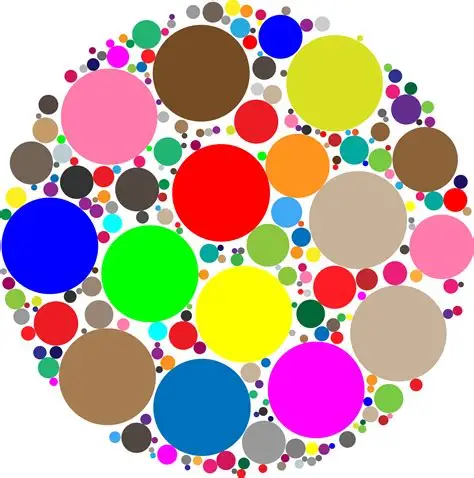
#> input picture Day2_Assignment_Sarrveshwar_T/test_images/test1.webp, 474 x 478 px
$ python circle_detector.py
#> lines starting #> are read from the running program, lines starting #| are printed output that depends on the picture; after the words box and inside, x2 and y2 are one past the last pixel; in counts of white or black regions, pixels touching at a corner belong together
#> the answer given: test_images/test1.webp
import cv2
import numpy as np
import matplotlib.pyplot as plt
import os

def preprocess_image(image_path):
    """
    Load and preprocess image for circle detection.

    Args:
        image_path: Path to input image

    Returns:
        tuple: (original_color, preprocessed_gray) or (None, None)
    """
    img = cv2.imread(image_path)
#> img is the input picture: shape (478, 474, 3); mean B, G, R 160.7, 169.1, 191.8
    if img is None:
        print(f"Error: Unable to load image from {image_path}")
        return None, None

    # Convert to grayscale
    gray = cv2.cvtColor(img, cv2.COLOR_BGR2GRAY)
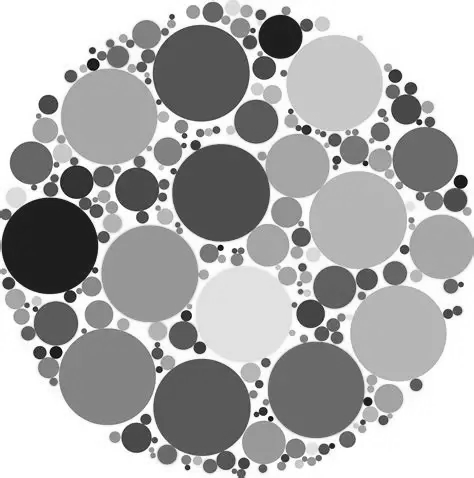
#> gray: shape (478, 474); min 1, max 255, mean 174.9

    # Apply GaussianBlur to reduce noise
    blurred = cv2.GaussianBlur(gray, (9, 9), 2)
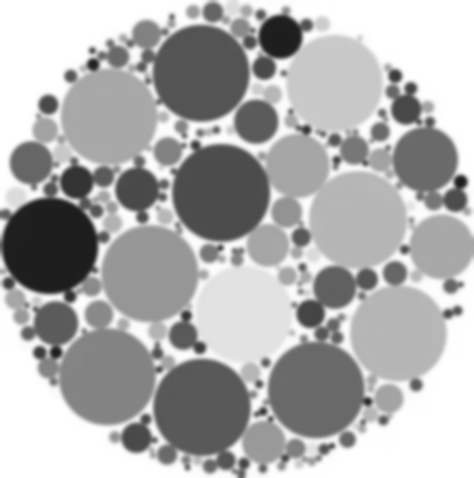
#> blurred: shape (478, 474); min 29, max 255, mean 174.9

    return img, blurred

def detect_circles(gray_image, dp=1, minDist=50, param1=80,
                   param2=40, minRadius=10, maxRadius=100):
    """
    Detect circles using Hough Circle Transform.

    Args:
        gray_image: Preprocessed grayscale image
        dp: Inverse accumulator resolution ratio
        minDist: Minimum distance between circle centers
        param1: Upper Canny threshold
        param2: Accumulator threshold
        minRadius: Minimum circle radius
        maxRadius: Maximum circle radius

    Returns:
        numpy array of circles (x, y, radius) or None
    """
#> called with dp = 1, minDist = 20, param1 = 50, param2 = 30, minRadius = 10, maxRadius = 100
    circles = cv2.HoughCircles(gray_image, cv2.HOUGH_GRADIENT, dp, minDist,
                               param1=param1, param2=param2,
                               minRadius=minRadius, maxRadius=maxRadius)
#> circles = 47 rows, first 8: [220.5, 192.5, 48.5], [315.5, 389.5, 48.5], [200.5, 72.5, 48.5], [149.5, 273.5, 48.7], [201.5, 407.5, 48.1], [397.5, 332.5, 48.3], [106.5, 376.5, 47.7], [49.5, 245.5, 47.4]
    return circles


def classify_circle_size(radius, min_r, max_r):
    """
    Bonus 4: Size Classification Logic
    Returns color key based on relative size.
    """
    if max_r == min_r:
        return 'medium'

    # Define thresholds at 33% and 66% of the range
    range_val = max_r - min_r
    t1 = min_r + range_val * 0.33
    t2 = min_r + range_val * 0.66

    if radius < t1:
        return 'small'
    elif radius < t2:
        return 'medium'
    else:
        return 'large'

# [50 lines left out: function visualize_circles, not called in this run]

def calculate_statistics(circles):
    """
    Calculate and display statistics about detected circles.

    Args:
        circles: Array of detected circles

    Returns:
        dict: Statistics dictionary
    """
    if circles is not None:
        circles = np.uint16(np.around(circles))

        # Calculate statistics
        num_circles = len(circles[0, :])
        radii = circles[0, :, 2]
        total_radius = np.sum(radii)
        mean_radius = total_radius / num_circles

        # Calculate size breakdown
        counts = {'small': 0, 'medium': 0, 'large': 0}
        if len(radii) > 0:
            min_r, max_r = np.min(radii), np.max(radii)

            for r in radii:
                size_cat = classify_circle_size(r, min_r, max_r)
                counts[size_cat] += 1

        # Create statistics dictionary
        stats = {
            'num_circles': num_circles,
            'total_radius': total_radius,
            'mean_radius': mean_radius,
            'counts': counts
        }

        return stats
    else:
        return None

def interactive_gui(original_image, gray_image):
    """
    Bonus 2: Interactive GUI
    """
    window_name = "Circle Detection GUI"
    cv2.namedWindow(window_name)

    # Callback for trackbars (does nothing, we just read values in loop)
    def nothing(x):
        pass

    # Create Trackbars
    # Param1: Canny edge threshold
    # Param2: Accumulator threshold
    cv2.createTrackbar("Param1", window_name, 50, 255, nothing)
    cv2.createTrackbar("Param2", window_name, 30, 100, nothing)
    cv2.createTrackbar("MinDist", window_name, 20, 100, nothing)

    print("\n--- Interactive Mode ---")
    print("Adjust sliders to tune parameters.")
    print("Press 'q' to exit and finalize.")
    print("Press 's' to save the current result image.")

    final_circles = None

    while True:
        # Get current positions of trackbars
        p1 = cv2.getTrackbarPos("Param1", window_name)
        p2 = cv2.getTrackbarPos("Param2", window_name)
        min_dist = cv2.getTrackbarPos("MinDist", window_name)

        # Ensure parameters are valid (avoid crash on 0)
        p1 = max(1, p1)
        p2 = max(1, p2)
        min_dist = max(1, min_dist)

        # Detect circles
        circles = detect_circles(gray_image, param1=p1, param2=p2, minDist=min_dist)
        final_circles = circles # Update final result
#> final_circles has the same summary as circles in detect_circles

        # Create a copy to draw on
        display_img = original_image.copy()

        if circles is not None:
            c = np.uint16(np.around(circles))
#> c = 47 rows, first 8: [220, 192, 48], [316, 390, 48], [200, 72, 48], [150, 274, 49], [202, 408, 48], [398, 332, 48], [106, 376, 48], [50, 246, 47]
            radii = c[0, :, 2]
#> radii = 47 values, max 87 at index 21, min 10 at index 41, mean 30.64
            min_r, max_r = (np.min(radii), np.max(radii)) if len(radii) > 0 else (0,0)
#> min_r = 10; max_r = 87

            colors = {'small': (0, 255, 0), 'medium': (255, 255, 0), 'large': (0, 0, 255)}

            for i in c[0, :]:
                center = (i[0], i[1])
                radius = i[2]
                size_cat = classify_circle_size(radius, min_r, max_r)
                color = colors.get(size_cat, (0, 255, 0))
                cv2.circle(display_img, center, radius, color, 2)
                cv2.circle(display_img, center, 2, (0, 0, 255), 3)
#> this loop made 47 passes
#> (center, radius, size_cat, color) on passes 1 to 12: ((220, 192), 48, 'medium', (255, 255, 0)), ((316, 390), 48, 'medium', (255, 255, 0)), ((200, 72), 48, 'medium', (255, 255, 0)), ((150, 274), 49, 'medium', (255, 255, 0)), ((202, 408), 48, 'medium', (255, 255, 0)), ((398, 332), 48, 'medium', (255, 255, 0)), ((106, 376), 48, 'medium', (255, 255, 0)), ((50, 246), 47, 'medium', (255, 255, 0)), ((334, 82), 48, 'medium', (255, 255, 0)), ((110, 116), 48, 'medium', (255, 255, 0)), ((424, 160), 33, 'small', (0, 255, 0)), ((358, 220), 49, 'medium', (255, 255, 0))
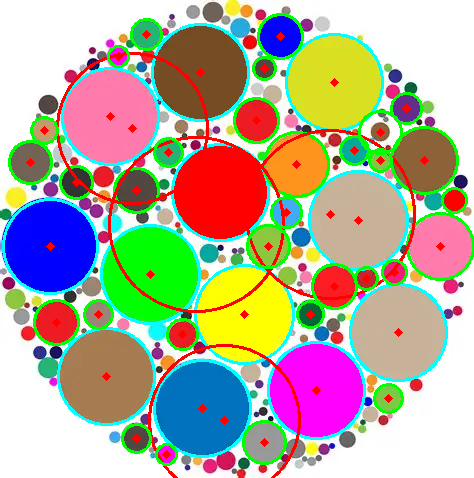
#> display_img: shape (478, 474, 3); 12.08% of pixels changed, all inside (x1, y1, x2, y2) = (2, 13, 474, 478)

            cv2.putText(display_img, f"Circles: {len(c[0])}", (10, 30),
                        cv2.FONT_HERSHEY_SIMPLEX, 0.7, (255, 255, 255), 2)
#> display_img: shape (478, 474, 3); 0.01% of pixels changed, all inside (x1, y1, x2, y2) = (108, 28, 121, 32)

        else:
            cv2.putText(display_img, "No circles", (10, 30),
                        cv2.FONT_HERSHEY_SIMPLEX, 0.7, (0, 0, 255), 2)

        cv2.imshow(window_name, display_img)

        key = cv2.waitKey(1) & 0xFF
#> (key q is pressed here)
        if key == ord('q'):
            break
        elif key == ord('s'):
            # Save the current image (manual save)
            filename = "detected_circles_result.jpg"
            cv2.imwrite(filename, display_img)
            print(f"Image saved as {filename}")

    cv2.destroyAllWindows()
    return final_circles, display_img

def main():
    """Main function."""
    print("Circle Detection")

    # Path to the input image
    image_path = input(r"Input the path of image : ")
    # Strip quotes if user added them
    image_path = image_path.strip('"').strip("'")
    image_path = os.path.abspath(image_path)

    # Load and preprocess image
    original_image, gray_image = preprocess_image(image_path)

    if original_image is None:
        return

    print("\nStarting Interactive GUI...")
    circles, final_image = interactive_gui(original_image, gray_image)

    # Calculate statistics
    stats = calculate_statistics(circles)
#> in calculate_statistics, `circles = np.uint16(np.around(circles))`: circles has the same summary as c in interactive_gui
#> in calculate_statistics, `num_circles = len(circles[0, :])`: num_circles = 47
#> in calculate_statistics, `total_radius = np.sum(radii)`: total_radius = 1440
#> in calculate_statistics, `mean_radius = total_radius / num_circles`: mean_radius = 30.64
#> in calculate_statistics, `min_r, max_r = np.min(radii), np.max(radii)`: min_r = 10; max_r = 87
#> the loop in calculate_statistics, `for r in radii:` made 47 passes
#> (r, size_cat) on passes 1 to 12: (48, 'medium'), (48, 'medium'), (48, 'medium'), (49, 'medium'), (48, 'medium'), (48, 'medium'), (48, 'medium'), (47, 'medium'), (48, 'medium'), (48, 'medium'), (33, 'small'), (49, 'medium')
#> after the loop in calculate_statistics, `for r in radii:`: counts = {'small': 31, 'medium': 12, 'large': 4}
#> stats = 4 items
    if stats is not None:
        print("\nFinal Statistics:")
        print(f"Number of circles: {stats['num_circles']}")
#| Number of circles: 47
        print(f"Total radius: {stats['total_radius']}")
#| Total radius: 1440
        print(f"Mean radius: {stats['mean_radius']:.2f}")
#| Mean radius: 30.64
        print(f"Small circles: {stats['counts']['small']}")
#| Small circles: 31
        print(f"Medium circles: {stats['counts']['medium']}")
#| Medium circles: 12
        print(f"Large circles: {stats['counts']['large']}")
#| Large circles: 4

        # Save the result image
        dir_name = os.path.dirname(image_path)
        base_name = os.path.basename(image_path)
        save_name = f"result_{base_name}"
        save_path = os.path.join(dir_name, save_name)

        if final_image is not None:
            cv2.imwrite(save_path, final_image)
            print(f"Result image saved as: {save_path}")
    else:
        print("No circles detected in final step.")

if __name__ == '__main__':
    main()

$ run again, on Day2_Assignment_Sarrveshwar_T/test_images/test2.png
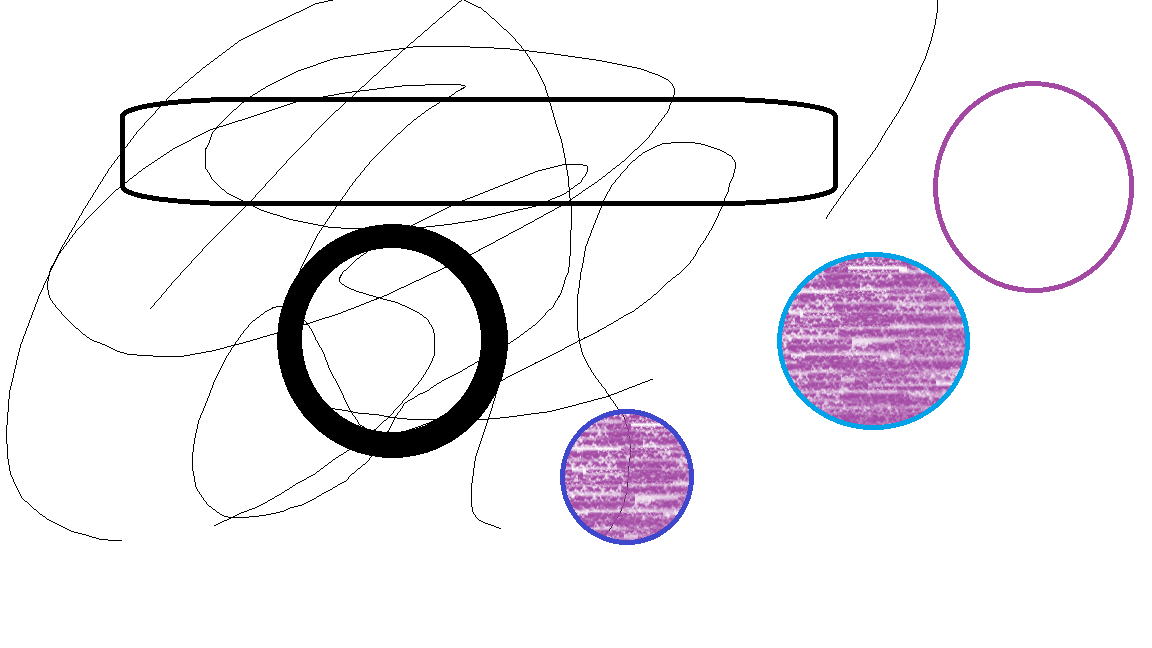
#> input picture Day2_Assignment_Sarrveshwar_T/test_images/test2.png, 1152 x 648 px
#> in preprocess_image, img is the input picture: shape (648, 1152, 3); mean B, G, R 241, 236.9, 239.7
#> in preprocess_image, `blurred = cv2.GaussianBlur(gray, (9, 9), 2)`:
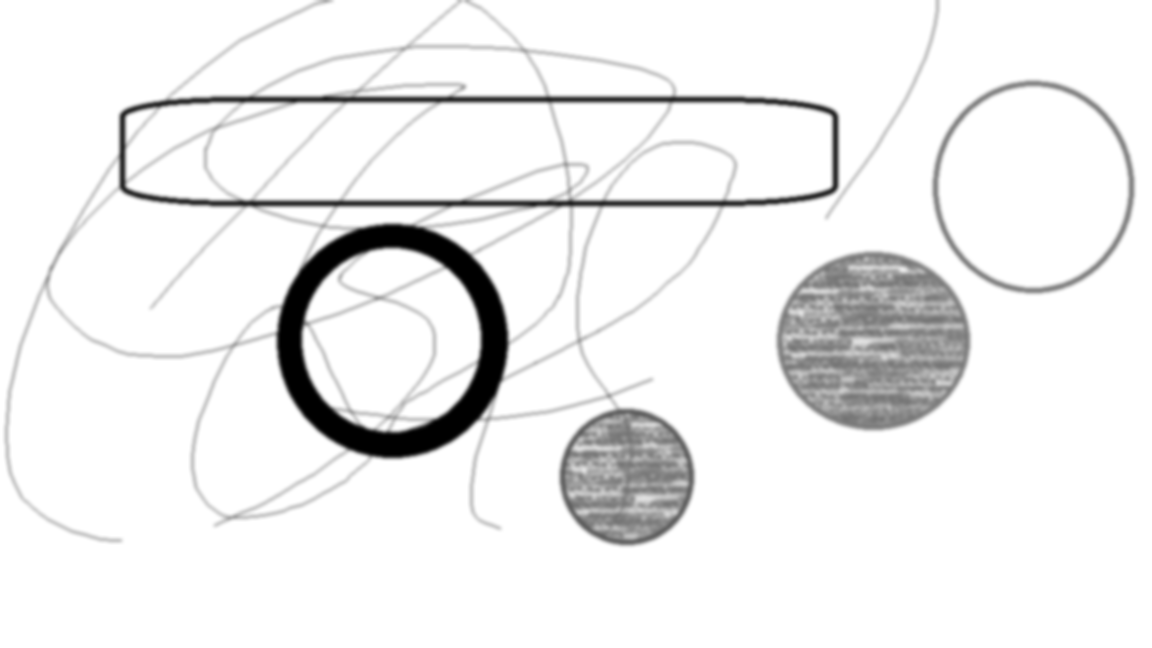
#> blurred: shape (648, 1152); min 0, max 255, mean 238.2
#> in detect_circles, `circles = cv2.HoughCircles(gray_image, cv2.HOUGH_GRADIENT, dp, minDist..`: circles = 80 rows, first 8: [626.5, 477.5, 67.2], [860.5, 340.5, 83.9], [1032.5, 192.5, 99.4], [391.5, 335.5, 88.1], [880.5, 341.5, 88.3], [865.5, 360.5, 69.7], [284.5, 118.5, 91.7], [843.5, 351.5, 64.1]
#> final_circles has the same summary as circles in detect_circles
#> c = 80 rows, first 8: [626, 478, 67], [860, 340, 84], [1032, 192, 99], [392, 336, 88], [880, 342, 88], [866, 360, 70], [284, 118, 92], [844, 352, 64]
#> in interactive_gui, `radii = c[0, :, 2]`: radii = 80 values, max 99 at index 2, min 17 at index 63, mean 52.56
#> in interactive_gui, `min_r, max_r = (np.min(radii), np.max(radii)) if len(radii) > 0 else (..`: min_r = 17; max_r = 99
#> the loop in interactive_gui, `for i in c[0, :]:` made 80 passes
#> (center, radius, size_cat, color) on passes 1 to 8: ((626, 478), 67, 'medium', (255, 255, 0)), ((860, 340), 84, 'large', (0, 0, 255)), ((1032, 192), 99, 'large', (0, 0, 255)), ((392, 336), 88, 'large', (0, 0, 255)), ((880, 342), 88, 'large', (0, 0, 255)), ((866, 360), 70, 'medium', (255, 255, 0)), ((284, 118), 92, 'large', (0, 0, 255)), ((844, 352), 64, 'medium', (255, 255, 0))
#> after the loop in interactive_gui, `for i in c[0, :]:`:
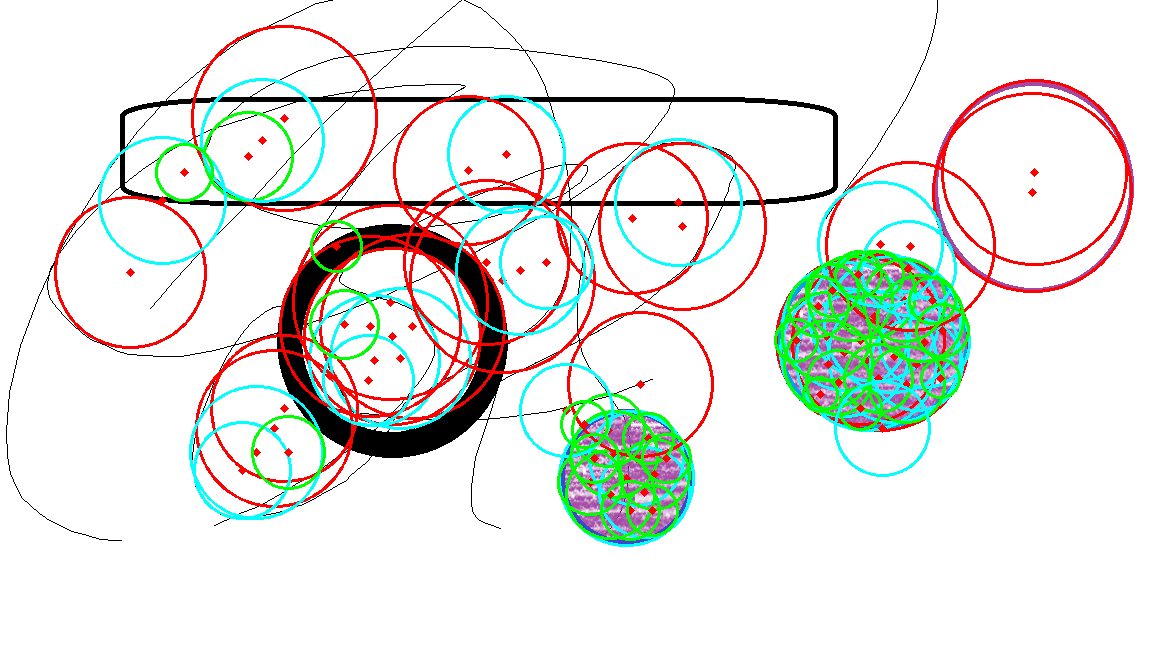
#> display_img: shape (648, 1152, 3); 8.9% of pixels changed, all inside (x1, y1, x2, y2) = (54, 25, 1133, 547)
#> in calculate_statistics, `circles = np.uint16(np.around(circles))`: circles has the same summary as c in interactive_gui
#> num_circles = 80
#> total_radius = 4205
#> mean_radius = 52.56
#> in calculate_statistics, `min_r, max_r = np.min(radii), np.max(radii)`: min_r = 17; max_r = 99
#> the loop in calculate_statistics, `for r in radii:` made 80 passes
#> (r, size_cat) on passes 1 to 8: (67, 'medium'), (84, 'large'), (99, 'large'), (88, 'large'), (88, 'large'), (70, 'medium'), (92, 'large'), (64, 'medium')
#> after the loop in calculate_statistics, `for r in radii:`: counts = {'small': 35, 'medium': 26, 'large': 19}
#> stats = 4 items
#| Number of circles: 80
#| Total radius: 4205
#| Mean radius: 52.56
#| Small circles: 35
#| Medium circles: 26
#| Large circles: 19
